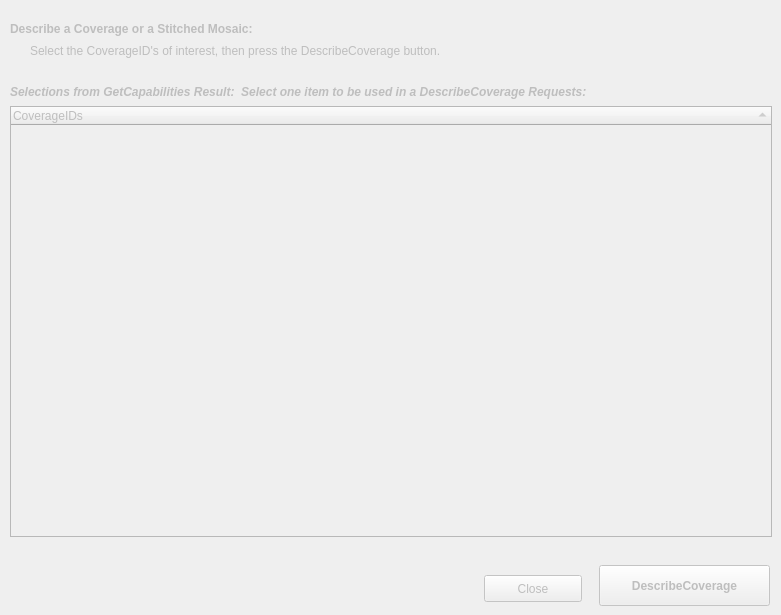
   <widget class="QWidget" name="tab_DC">
    <property name="enabled">
     <bool>false</bool>
    </property>
    <attribute name="title">
     <string>DescribeCoverage</string>
    </attribute>
    <widget class="QTreeWidget" name="treeWidget_DC">
     <property name="geometry">
      <rect>
       <x>10</x>
       <y>106</y>
       <width>762</width>
       <height>431</height>
      </rect>
     </property>
     <property name="alternatingRowColors">
      <bool>true</bool>
     </property>
     <property name="selectionMode">
      <enum>QAbstractItemView::SingleSelection</enum>
     </property>
     <property name="sortingEnabled">
      <bool>true</bool>
     </property>
     <property name="columnCount">
      <number>1</number>
     </property>
     <column>
      <property name="text">
       <string>CoverageIDs</string>
      </property>
     </column>
    </widget>
    <widget class="QLabel" name="label_DCInfo1">
     <property name="geometry">
      <rect>
       <x>10</x>
       <y>18</y>
       <width>331</width>
       <height>21</height>
      </rect>
     </property>
     <property name="font">
      <font>
       <weight>75</weight>
       <bold>true</bold>
      </font>
     </property>
     <property name="text">
      <string>Describe a Coverage or a Stitched Mosaic:</string>
     </property>
    </widget>
    <widget class="QLabel" name="label_DCInfo2">
     <property name="geometry">
      <rect>
       <x>30</x>
       <y>43</y>
       <width>581</width>
       <height>16</height>
      </rect>
     </property>
     <property name="text">
      <string>Select the CoverageID's of interest, then press the DescribeCoverage button.</string>
     </property>
    </widget>
    <widget class="QPushButton" name="pushButton_DC">
     <property name="geometry">
      <rect>
       <x>599</x>
       <y>565</y>
       <width>171</width>
       <height>41</height>
      </rect>
     </property>
     <property name="font">
      <font>
       <weight>75</weight>
       <bold>true</bold>
      </font>
     </property>
     <property name="text">
      <string>DescribeCoverage</string>
     </property>
    </widget>
    <widget class="QPushButton" name="btnClose_DC">
     <property name="geometry">
      <rect>
       <x>484</x>
       <y>575</y>
       <width>98</width>
       <height>27</height>
      </rect>
     </property>
     <property name="text">
      <string>Close</string>
     </property>
    </widget>
    <widget class="QLabel" name="label_4">
     <property name="geometry">
      <rect>
       <x>10</x>
       <y>83</y>
       <width>701</width>
       <height>17</height>
      </rect>
     </property>
     <property name="font">
      <font>
       <weight>75</weight>
       <italic>true</italic>
       <bold>true</bold>
      </font>
     </property>
     <property name="text">
      <string>Selections from GetCapabilities Result:  Select one item to be used in a DescribeCoverage Requests:</string>
     </property>
    </widget>
   </widget>
